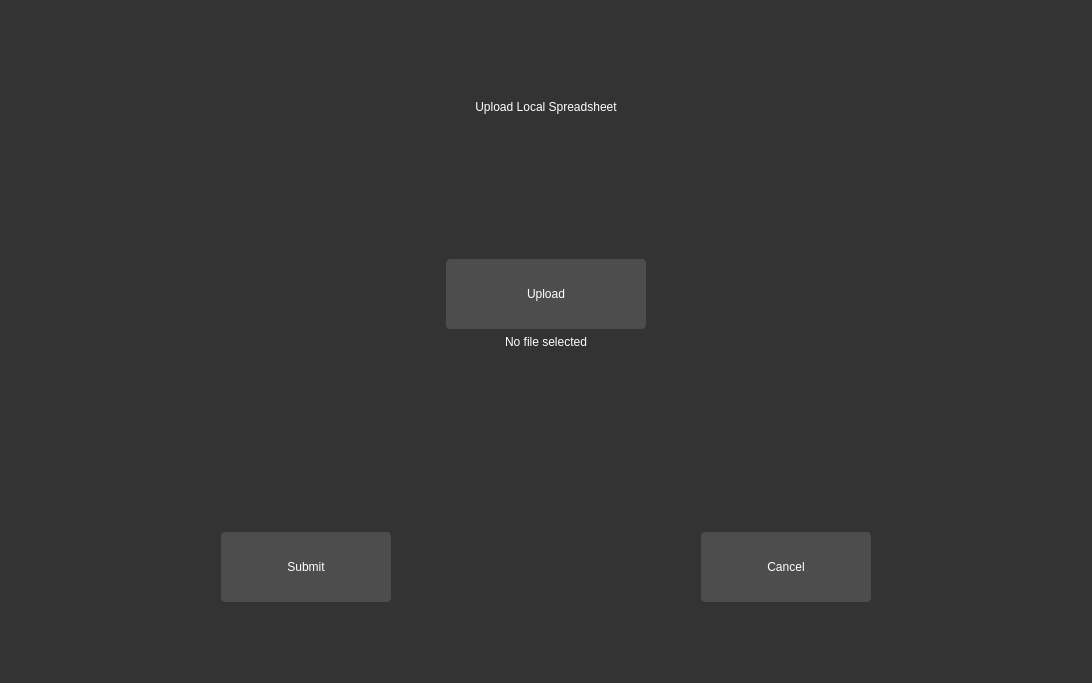
<?xml version="1.0" encoding="UTF-8"?>
<ui version="4.0">
 <class>Form</class>
 <widget class="QWidget" name="Form">
  <property name="geometry">
   <rect>
    <x>0</x>
    <y>0</y>
    <width>1092</width>
    <height>683</height>
   </rect>
  </property>
  <property name="minimumSize">
   <size>
    <width>1092</width>
    <height>683</height>
   </size>
  </property>
  <property name="windowTitle">
   <string>Form</string>
  </property>
  <property name="styleSheet">
   <string notr="true">  QWidget {
        background-color: #333333;
        color: #ffffff;
        border: none;
    }
    QPushButton {
        background-color: #4d4d4d;
        border: 1px solid #4d4d4d;
        border-radius: 4px;
        color: #ffffff;
        padding: 5px;
    }
    QPushButton:hover {
        background-color: #5a5a5a;
        border: 1px solid #5a5a5a;
    }
    QCheckBox {
        color: #ffffff;
    }
    QLineEdit {
        background-color: #4d4d4d;
        border: 1px solid #4d4d4d;
        color: #ffffff;
        padding: 5px;
    }
    QTextEdit {
        background-color: #4d4d4d;
        border: 1px solid #4d4d4d;
        color: #ffffff;
        padding: 5px;
    }
    QProgressBar {
        border: 1px solid #444444;
        border-radius: 7px;
        background-color: #2e2e2e;
        text-align: center;
        font-size: 10pt;
        color: white;
    }
    QProgressBar::chunk {
        background-color: #3a3a3a;
        width: 5px;
    }
    QScrollBar:vertical {
        border: none;
        background-color: #3a3a3a;
        width: 10px;
        margin: 16px 0 16px 0;
    }
    QScrollBar::handle:vertical {
        background-color: #444444;
        border-radius: 5px;
    }
    QScrollBar:horizontal {
        border: none;
        background-color: #3a3a3a;
        height: 10px;
        margin: 0px 16px 0 16px;
    }
    QScrollBar::handle:horizontal {
        background-color: #444444;
        border-radius: 5px;
    }
    QTabWidget {
        background-color: #2e2e2e;
        border: none;
    }
    QTabBar::tab {
        background-color: #2e2e2e;
        color: #b1b1b1;
        padding: 8px 20px;
        border-top-left-radius: 5px;
        border-top-right-radius: 5px;
        border: none;
    }

    QTabBar::tab:selected, QTabBar::tab:hover {
        background-color: #3a3a3a;
        color: white;
    }</string>
  </property>
  <layout class="QVBoxLayout" name="verticalLayout">
   <item>
    <layout class="QHBoxLayout" name="horizontalLayout">
     <property name="leftMargin">
      <number>20</number>
     </property>
     <property name="rightMargin">
      <number>20</number>
     </property>
     <property name="bottomMargin">
      <number>0</number>
     </property>
     <item>
      <widget class="QLabel" name="label">
       <property name="minimumSize">
        <size>
         <width>0</width>
         <height>0</height>
        </size>
       </property>
       <property name="maximumSize">
        <size>
         <width>1200</width>
         <height>200</height>
        </size>
       </property>
       <property name="styleSheet">
        <string notr="true">font: 700 45pt &quot;Segoe UI&quot;;</string>
       </property>
       <property name="text">
        <string>Upload Local Spreadsheet</string>
       </property>
       <property name="alignment">
        <set>Qt::AlignCenter</set>
       </property>
       <property name="wordWrap">
        <bool>true</bool>
       </property>
      </widget>
     </item>
    </layout>
   </item>
   <item>
    <layout class="QHBoxLayout" name="horizontalLayout_4">
     <property name="topMargin">
      <number>50</number>
     </property>
     <item>
      <widget class="QPushButton" name="upload_button_1">
       <property name="minimumSize">
        <size>
         <width>100</width>
         <height>70</height>
        </size>
       </property>
       <property name="maximumSize">
        <size>
         <width>200</width>
         <height>70</height>
        </size>
       </property>
       <property name="styleSheet">
        <string notr="true">font: 700 18pt &quot;Segoe UI&quot;;</string>
       </property>
       <property name="text">
        <string>Upload</string>
       </property>
      </widget>
     </item>
    </layout>
   </item>
   <item>
    <layout class="QHBoxLayout" name="horizontalLayout_2">
     <property name="bottomMargin">
      <number>60</number>
     </property>
     <item>
      <widget class="QLabel" name="file_label_1">
       <property name="styleSheet">
        <string notr="true">font: italic 12pt &quot;Segoe UI&quot;;</string>
       </property>
       <property name="text">
        <string>No file selected</string>
       </property>
       <property name="alignment">
        <set>Qt::AlignHCenter|Qt::AlignTop</set>
       </property>
       <property name="wordWrap">
        <bool>true</bool>
       </property>
      </widget>
     </item>
    </layout>
   </item>
   <item>
    <layout class="QHBoxLayout" name="horizontalLayout_3">
     <property name="spacing">
      <number>300</number>
     </property>
     <property name="leftMargin">
      <number>200</number>
     </property>
     <property name="rightMargin">
      <number>200</number>
     </property>
     <property name="bottomMargin">
      <number>70</number>
     </property>
     <item>
      <widget class="QPushButton" name="upload_local_file">
       <property name="minimumSize">
        <size>
         <width>100</width>
         <height>70</height>
        </size>
       </property>
       <property name="maximumSize">
        <size>
         <width>170</width>
         <height>70</height>
        </size>
       </property>
       <property name="styleSheet">
        <string notr="true">font: 700 18pt &quot;Segoe UI&quot;;</string>
       </property>
       <property name="text">
        <string>Submit</string>
       </property>
      </widget>
     </item>
     <item>
      <widget class="QPushButton" name="cancel_process">
       <property name="minimumSize">
        <size>
         <width>100</width>
         <height>70</height>
        </size>
       </property>
       <property name="maximumSize">
        <size>
         <width>170</width>
         <height>70</height>
        </size>
       </property>
       <property name="styleSheet">
        <string notr="true">font: 700 18pt &quot;Segoe UI&quot;;</string>
       </property>
       <property name="text">
        <string>Cancel</string>
       </property>
      </widget>
     </item>
    </layout>
   </item>
  </layout>
 </widget>
 <resources/>
 <connections/>
</ui>
